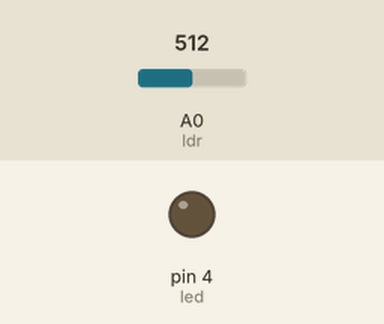
Recording of a sketch running on a simulated Arduino Uno, built with avr-gcc and run on an emulated ATmega328P. Shown: output pins drawn as LEDs (lit = HIGH). The inputs (shaded band) are chosen by the test bench; at power-on: A0 (ldr) = 512.

Above: at 1.2 s.
1.3 s: A0 (ldr) set to 23
2.8 s: A0 (ldr) set to 19
At 3.6 s:
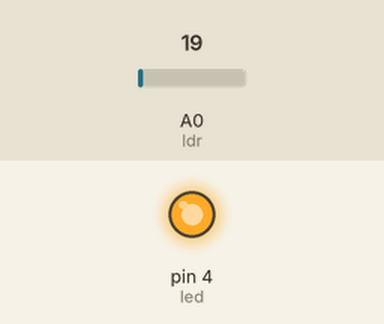
4.3 s: A0 (ldr) set to 122
At 4.8 s:
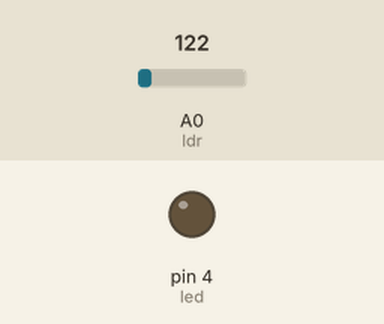
5.8 s: A0 (ldr) set to 10
At 7.1 s:
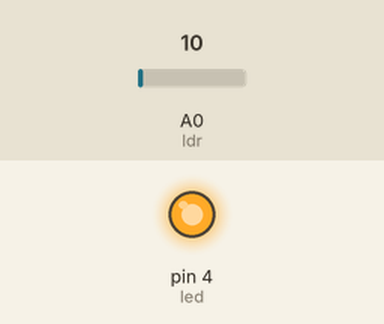
Timing chart, 0 to 8.3 s (numbered marks = the images above; inputs shaded):
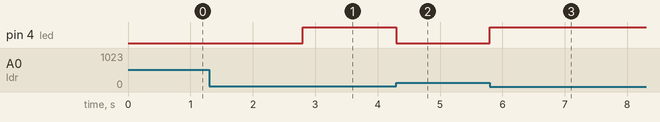

Measured:
- the behaviour switches between 21 and 20 on A0 (ldr) (found by bisection; images 0 and 1)
- after the input at 1.3 s, every drawn part: stays the same
- after the input at 2.8 s, pin 4 (led): LOW → HIGH at once
- after the input at 4.3 s, pin 4 (led): HIGH → LOW at once
- after the input at 5.8 s, pin 4 (led): LOW → HIGH at once

The sketch:

code.ino
```cpp
int ldr = A0; // ldr sensor pin set A0
int led = 4; // led pin set 4 no digital pin
void setup() {
  pinMode(led, OUTPUT); // led is output
  pinMode(ldr, INPUT); // ldr is input

}

void loop() {
  int val = analogRead(ldr); // val read analog value from ldr
  if(val<=20){
    digitalWrite(led, HIGH); // led on
    }
  else{
    digitalWrite(led,LOW); // led off
    }

}
```
